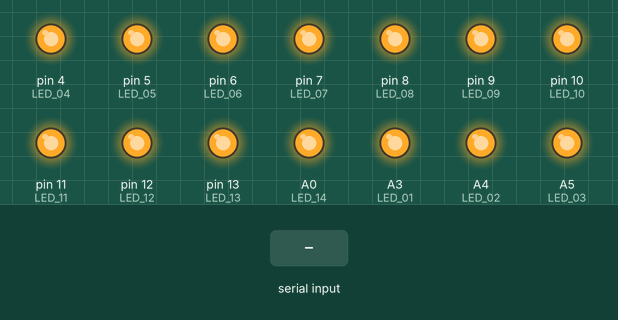
A sketch run on a simulated Arduino Uno, built with avr-gcc and run on an emulated ATmega328P. Shown: output pins drawn as LEDs (lit = HIGH). The test bench sets the inputs (shaded band).

Above: at 1.2 s.
1.3 s: "11" received over the second serial link
At 1.6 s:
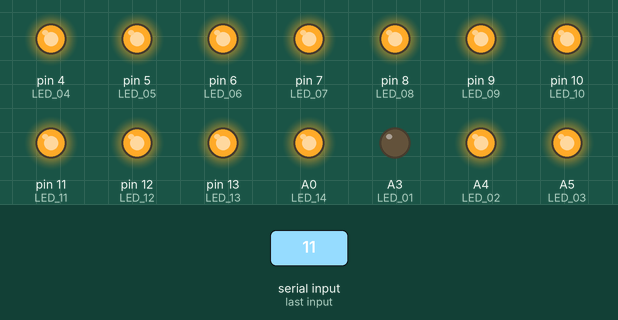
2.8 s: "21" received over the second serial link
At 3.9 s:
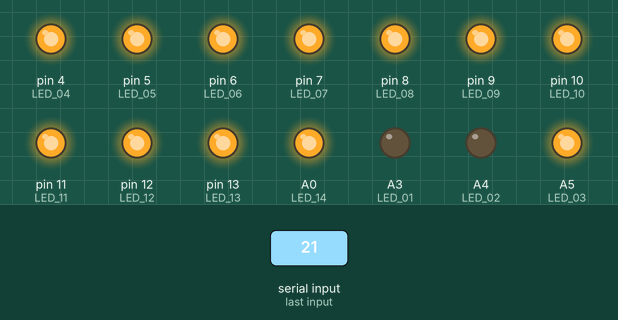
4.3 s: "10" received over the second serial link
At 5.1 s:
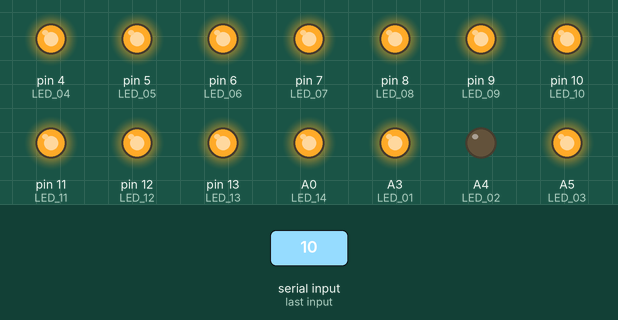
5.8 s: "31" received over the second serial link
At 6.2 s:
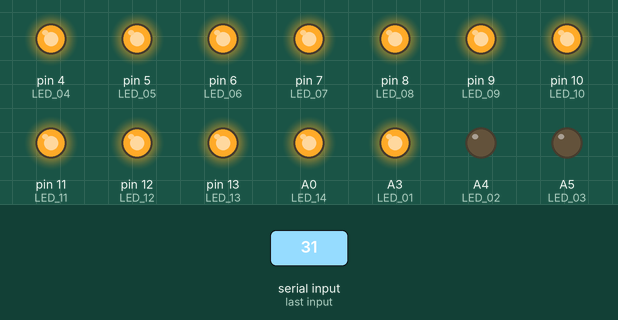
7.3 s: "20" received over the second serial link
At 8.5 s:
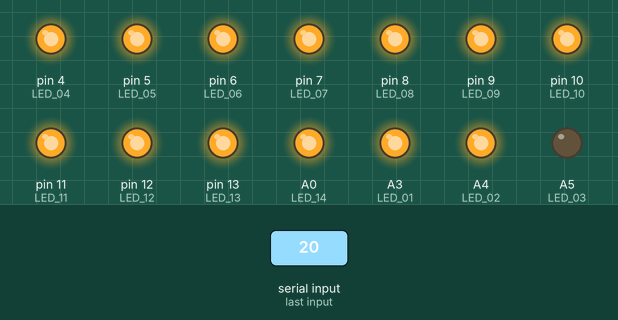
8.8 s: "41" received over the second serial link
At 9.7 s:
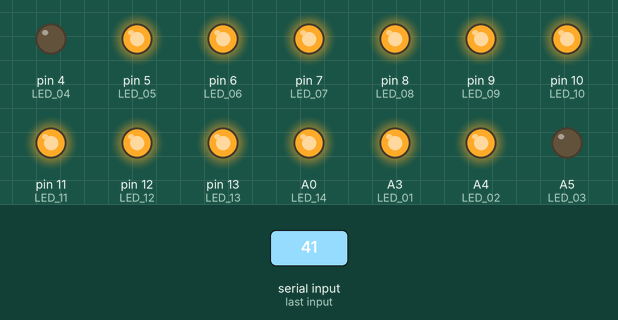
Timing chart, 0 to 11.3 s (numbered marks = the images above; inputs shaded):
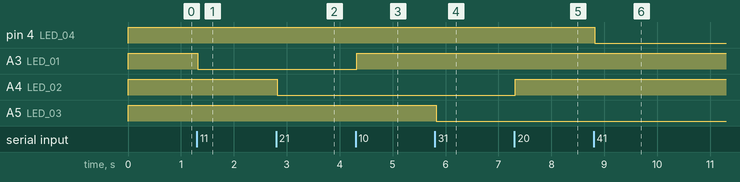

The sketch:

atmega_board_1_mqtt.ino
```cpp
//Program Atmega untuk board_1
#include <SoftwareSerial.h> //untuk komunikasi serial
#define RX 0 //pin RX
#define TX 1 //pin TX

//deklarasi pin LED
#define LED_01 A3
#define LED_02 A4
#define LED_03 A5
#define LED_04 PD4
#define LED_05 PD5
#define LED_06 PD6
#define LED_07 PD7
#define LED_08 8
#define LED_09 9
#define LED_10 10
#define LED_11 11
#define LED_12 12
#define LED_13 13
#define LED_14 A0
#define LED_15 A1
#define LED_16 A2

//deklarasi variable untuk read data
String data;
char c;


//define RX & TX pada board 1
SoftwareSerial wemos (RX, TX);


void setup() {
  // setup serial
  Serial.begin(9600);
  wemos.begin(9600);

  //setup pin LED
  pinMode(LED_01, OUTPUT);
  pinMode(LED_02, OUTPUT);
  pinMode(LED_03, OUTPUT);
  pinMode(LED_04, OUTPUT);
  pinMode(LED_05, OUTPUT);
  pinMode(LED_06, OUTPUT);
  pinMode(LED_07, OUTPUT);
  pinMode(LED_08, OUTPUT);
  pinMode(LED_09, OUTPUT);
  pinMode(LED_10, OUTPUT);
  pinMode(LED_11, OUTPUT);
  pinMode(LED_12, OUTPUT);
  pinMode(LED_13, OUTPUT);
  pinMode(LED_14, OUTPUT);
  pinMode(LED_15, OUTPUT);
  pinMode(LED_16, OUTPUT);

  //Matikan semua lampu
  digitalWrite(LED_01, HIGH);
  digitalWrite(LED_02, HIGH);
  digitalWrite(LED_03, HIGH);
  digitalWrite(LED_04, HIGH);
  digitalWrite(LED_05, HIGH);
  digitalWrite(LED_06, HIGH);
  digitalWrite(LED_07, HIGH);
  digitalWrite(LED_08, HIGH);
  digitalWrite(LED_09, HIGH);
  digitalWrite(LED_10, HIGH);
  digitalWrite(LED_11, HIGH);
  digitalWrite(LED_12, HIGH);
  digitalWrite(LED_13, HIGH);
  digitalWrite(LED_14, HIGH);
  digitalWrite(LED_15, HIGH);
  digitalWrite(LED_16, HIGH);
}

void loop() {
  //Membaca data yang dikirim oleh WEMOS
  while(wemos.available()>0){
    delay(10);
    c = wemos.read();
    data+=c;
  }

  //logika LED hidup/mati
  if(data == "10"){
    digitalWrite(LED_01, HIGH);
  }
  else if(data == "11"){
    digitalWrite(LED_01, LOW);
  }
  else if(data == "20"){
    digitalWrite(LED_02, HIGH);
  }
  else if(data == "21"){
    digitalWrite(LED_02, LOW);
  }
  else if(data == "30"){
    digitalWrite(LED_03, HIGH);
  }
  else if(data == "31"){
    digitalWrite(LED_03, LOW);
  }
  else if(data == "40"){
    digitalWrite(LED_04, HIGH);
  }
  else if(data == "41"){
    digitalWrite(LED_04, LOW);
  }
  else if(data == "50"){
    digitalWrite(LED_05, HIGH);
  }
  else if(data == "51"){
    digitalWrite(LED_05, LOW);
  }
  else if(data == "60"){
    digitalWrite(LED_06, HIGH);
  }
  else if(data == "61"){
    digitalWrite(LED_06, LOW);
  }
  else if(data == "70"){
    digitalWrite(LED_07, HIGH);
  }
  else if(data == "71"){
    digitalWrite(LED_07, LOW);
  }
  else if(data == "80"){
    digitalWrite(LED_08, HIGH);
  }
  else if(data == "81"){
    digitalWrite(LED_08, LOW);
  }
  else if(data == "90"){
    digitalWrite(LED_09, HIGH);
  }
  else if(data == "91"){
    digitalWrite(LED_09, LOW);
  }
  else if(data == "100"){
    digitalWrite(LED_10, HIGH);
  }
  else if(data == "101"){
    digitalWrite(LED_10, LOW);
  }
  else if(data == "110"){
    digitalWrite(LED_11, HIGH);
  }
  else if(data == "111"){
    digitalWrite(LED_11, LOW);
  }
  else if(data == "120"){
    digitalWrite(LED_12, HIGH);
  }
  else if(data == "121"){
    digitalWrite(LED_12, LOW);
  }
  else if(data == "130"){
    digitalWrite(LED_13, HIGH);
  }
  else if(data == "131"){
    digitalWrite(LED_13, LOW);
  }
  else if(data == "140"){
    digitalWrite(LED_14, HIGH);
  }
  else if(data == "141"){
    digitalWrite(LED_14, LOW);
  }
  else if(data == "150"){
    digitalWrite(LED_15, HIGH);
  }
  else if(data == "151"){
    digitalWrite(LED_15, LOW);
  }
  else if(data == "160"){
    digitalWrite(LED_16, HIGH);
  }
  else if(data == "161"){
    digitalWrite(LED_16, LOW);
  }

  //mengembalikan data menjadi ""
  data="";

}
```

Measured:
- after the input at 1.3 s, A3 (LED_01): HIGH → LOW at once
- after the input at 2.8 s, A4 (LED_02): HIGH → LOW at once
- after the input at 4.3 s, A3 (LED_01): LOW → HIGH at once
- after the input at 5.8 s, A5 (LED_03): HIGH → LOW at once
- after the input at 7.3 s, A4 (LED_02): LOW → HIGH at once
- after the input at 8.8 s, pin 4 (LED_04): HIGH → LOW at once
